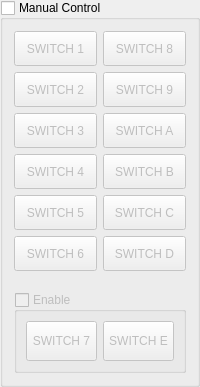
         <widget class="QGroupBox" name="groupBox_2">
          <property name="minimumSize">
           <size>
            <width>0</width>
            <height>220</height>
           </size>
          </property>
          <property name="maximumSize">
           <size>
            <width>200</width>
            <height>16777215</height>
           </size>
          </property>
          <property name="title">
           <string>Manual Control</string>
          </property>
          <property name="checkable">
           <bool>true</bool>
          </property>
          <property name="checked">
           <bool>false</bool>
          </property>
          <layout class="QVBoxLayout" name="verticalLayout_4">
           <item>
            <layout class="QGridLayout" name="gridLayout">
             <item row="1" column="0">
              <widget class="QPushButton" name="SW2">
               <property name="minimumSize">
                <size>
                 <width>80</width>
                 <height>35</height>
                </size>
               </property>
               <property name="maximumSize">
                <size>
                 <width>100</width>
                 <height>35</height>
                </size>
               </property>
               <property name="text">
                <string>SWITCH 2</string>
               </property>
              </widget>
             </item>
             <item row="0" column="0">
              <widget class="QPushButton" name="SW1">
               <property name="minimumSize">
                <size>
                 <width>80</width>
                 <height>35</height>
                </size>
               </property>
               <property name="maximumSize">
                <size>
                 <width>100</width>
                 <height>35</height>
                </size>
               </property>
               <property name="text">
                <string>SWITCH 1</string>
               </property>
               <property name="flat">
                <bool>false</bool>
               </property>
              </widget>
             </item>
             <item row="0" column="1">
              <widget class="QPushButton" name="SW8">
               <property name="minimumSize">
                <size>
                 <width>80</width>
                 <height>35</height>
                </size>
               </property>
               <property name="maximumSize">
                <size>
                 <width>100</width>
                 <height>35</height>
                </size>
               </property>
               <property name="text">
                <string>SWITCH 8</string>
               </property>
              </widget>
             </item>
             <item row="1" column="1">
              <widget class="QPushButton" name="SW9">
               <property name="minimumSize">
                <size>
                 <width>80</width>
                 <height>35</height>
                </size>
               </property>
               <property name="maximumSize">
                <size>
                 <width>100</width>
                 <height>35</height>
                </size>
               </property>
               <property name="text">
                <string>SWITCH 9</string>
               </property>
              </widget>
             </item>
             <item row="2" column="0">
              <widget class="QPushButton" name="SW3">
               <property name="minimumSize">
                <size>
                 <width>80</width>
                 <height>35</height>
                </size>
               </property>
               <property name="maximumSize">
                <size>
                 <width>100</width>
                 <height>35</height>
                </size>
               </property>
               <property name="text">
                <string>SWITCH 3</string>
               </property>
              </widget>
             </item>
             <item row="5" column="0">
              <widget class="QPushButton" name="SW6">
               <property name="minimumSize">
                <size>
                 <width>80</width>
                 <height>35</height>
                </size>
               </property>
               <property name="maximumSize">
                <size>
                 <width>100</width>
                 <height>35</height>
                </size>
               </property>
               <property name="text">
                <string>SWITCH 6</string>
               </property>
              </widget>
             </item>
             <item row="4" column="0">
              <widget class="QPushButton" name="SW5">
               <property name="minimumSize">
                <size>
                 <width>80</width>
                 <height>35</height>
                </size>
               </property>
               <property name="maximumSize">
                <size>
                 <width>100</width>
                 <height>35</height>
                </size>
               </property>
               <property name="text">
                <string>SWITCH 5</string>
               </property>
              </widget>
             </item>
             <item row="2" column="1">
              <widget class="QPushButton" name="SWA">
               <property name="sizePolicy">
                <sizepolicy hsizetype="Minimum" vsizetype="Fixed">
                 <horstretch>80</horstretch>
                 <verstretch>30</verstretch>
                </sizepolicy>
               </property>
               <property name="minimumSize">
                <size>
                 <width>80</width>
                 <height>35</height>
                </size>
               </property>
               <property name="maximumSize">
                <size>
                 <width>100</width>
                 <height>35</height>
                </size>
               </property>
               <property name="sizeIncrement">
                <size>
                 <width>0</width>
                 <height>0</height>
                </size>
               </property>
               <property name="text">
                <string>SWITCH A</string>
               </property>
              </widget>
             </item>
             <item row="3" column="0">
              <widget class="QPushButton" name="SW4">
               <property name="sizePolicy">
                <sizepolicy hsizetype="Minimum" vsizetype="Fixed">
                 <horstretch>80</horstretch>
                 <verstretch>30</verstretch>
                </sizepolicy>
               </property>
               <property name="minimumSize">
                <size>
                 <width>80</width>
                 <height>35</height>
                </size>
               </property>
               <property name="maximumSize">
                <size>
                 <width>100</width>
                 <height>35</height>
                </size>
               </property>
               <property name="sizeIncrement">
                <size>
                 <width>0</width>
                 <height>0</height>
                </size>
               </property>
               <property name="text">
                <string>SWITCH 4</string>
               </property>
              </widget>
             </item>
             <item row="3" column="1">
              <widget class="QPushButton" name="SWB">
               <property name="minimumSize">
                <size>
                 <width>80</width>
                 <height>35</height>
                </size>
               </property>
               <property name="maximumSize">
                <size>
                 <width>100</width>
                 <height>35</height>
                </size>
               </property>
               <property name="sizeIncrement">
                <size>
                 <width>0</width>
                 <height>0</height>
                </size>
               </property>
               <property name="text">
                <string>SWITCH B</string>
               </property>
              </widget>
             </item>
             <item row="4" column="1">
              <widget class="QPushButton" name="SWC">
               <property name="minimumSize">
                <size>
                 <width>80</width>
                 <height>35</height>
                </size>
               </property>
               <property name="maximumSize">
                <size>
                 <width>100</width>
                 <height>35</height>
                </size>
               </property>
               <property name="sizeIncrement">
                <size>
                 <width>100</width>
                 <height>35</height>
                </size>
               </property>
               <property name="text">
                <string>SWITCH C</string>
               </property>
              </widget>
             </item>
             <item row="5" column="1">
              <widget class="QPushButton" name="SWD">
               <property name="minimumSize">
                <size>
                 <width>80</width>
                 <height>35</height>
                </size>
               </property>
               <property name="maximumSize">
                <size>
                 <width>100</width>
                 <height>35</height>
                </size>
               </property>
               <property name="text">
                <string>SWITCH D</string>
               </property>
              </widget>
             </item>
            </layout>
           </item>
           <item>
            <spacer name="verticalSpacer_3">
             <property name="orientation">
              <enum>Qt::Vertical</enum>
             </property>
             <property name="sizeType">
              <enum>QSizePolicy::Fixed</enum>
             </property>
             <property name="sizeHint" stdset="0">
              <size>
               <width>20</width>
               <height>15</height>
              </size>
             </property>
            </spacer>
           </item>
           <item>
            <layout class="QHBoxLayout" name="horizontalLayout">
             <item>
              <widget class="QGroupBox" name="groupBox_3">
               <property name="minimumSize">
                <size>
                 <width>0</width>
                 <height>80</height>
                </size>
               </property>
               <property name="maximumSize">
                <size>
                 <width>16777215</width>
                 <height>100</height>
                </size>
               </property>
               <property name="title">
                <string>Enable</string>
               </property>
               <property name="flat">
                <bool>true</bool>
               </property>
               <property name="checkable">
                <bool>true</bool>
               </property>
               <property name="checked">
                <bool>false</bool>
               </property>
               <layout class="QGridLayout" name="gridLayout_2">
                <item row="0" column="0">
                 <widget class="QPushButton" name="SW7">
                  <property name="minimumSize">
                   <size>
                    <width>40</width>
                    <height>40</height>
                   </size>
                  </property>
                  <property name="text">
                   <string>SWITCH 7</string>
                  </property>
                 </widget>
                </item>
                <item row="0" column="1">
                 <widget class="QPushButton" name="SWE">
                  <property name="minimumSize">
                   <size>
                    <width>40</width>
                    <height>40</height>
                   </size>
                  </property>
                  <property name="text">
                   <string>SWITCH E</string>
                  </property>
                 </widget>
                </item>
               </layout>
              </widget>
             </item>
            </layout>
           </item>
          </layout>
         </widget>
